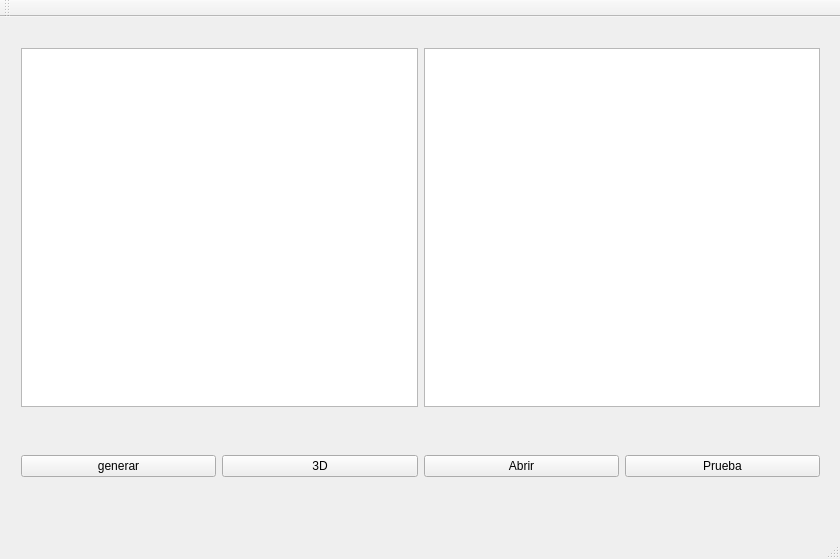
<?xml version="1.0" encoding="UTF-8"?>
<ui version="4.0">
 <class>inicio</class>
 <widget class="QMainWindow" name="inicio">
  <property name="geometry">
   <rect>
    <x>0</x>
    <y>0</y>
    <width>840</width>
    <height>559</height>
   </rect>
  </property>
  <property name="windowTitle">
   <string>inicio</string>
  </property>
  <widget class="QWidget" name="centralWidget">
   <widget class="QWidget" name="horizontalLayoutWidget">
    <property name="geometry">
     <rect>
      <x>10</x>
      <y>20</y>
      <width>821</width>
      <height>381</height>
     </rect>
    </property>
    <layout class="QHBoxLayout" name="horizontalLayout">
     <item>
      <widget class="QTextEdit" name="txt_entrada"/>
     </item>
     <item>
      <widget class="QPlainTextEdit" name="txt_salida"/>
     </item>
    </layout>
   </widget>
   <widget class="QWidget" name="horizontalLayoutWidget_2">
    <property name="geometry">
     <rect>
      <x>10</x>
      <y>419</y>
      <width>821</width>
      <height>61</height>
     </rect>
    </property>
    <layout class="QHBoxLayout" name="horizontalLayout_2">
     <item>
      <widget class="QPushButton" name="gramatica">
       <property name="text">
        <string>generar</string>
       </property>
      </widget>
     </item>
     <item>
      <widget class="QPushButton" name="pushButton_3">
       <property name="text">
        <string>3D</string>
       </property>
      </widget>
     </item>
     <item>
      <widget class="QPushButton" name="pushButton_2">
       <property name="text">
        <string>Abrir</string>
       </property>
      </widget>
     </item>
     <item>
      <widget class="QPushButton" name="Prueba">
       <property name="text">
        <string>Prueba</string>
       </property>
      </widget>
     </item>
    </layout>
   </widget>
  </widget>
  <widget class="QMenuBar" name="menuBar">
   <property name="geometry">
    <rect>
     <x>0</x>
     <y>0</y>
     <width>840</width>
     <height>22</height>
    </rect>
   </property>
  </widget>
  <widget class="QToolBar" name="mainToolBar">
   <attribute name="toolBarArea">
    <enum>TopToolBarArea</enum>
   </attribute>
   <attribute name="toolBarBreak">
    <bool>false</bool>
   </attribute>
  </widget>
  <widget class="QStatusBar" name="statusBar"/>
 </widget>
 <layoutdefault spacing="6" margin="11"/>
 <resources/>
 <connections/>
</ui>
